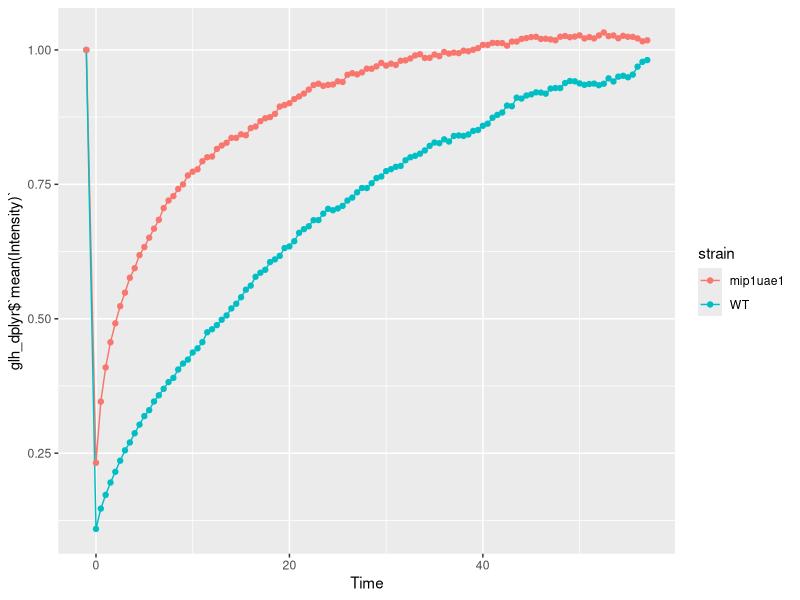
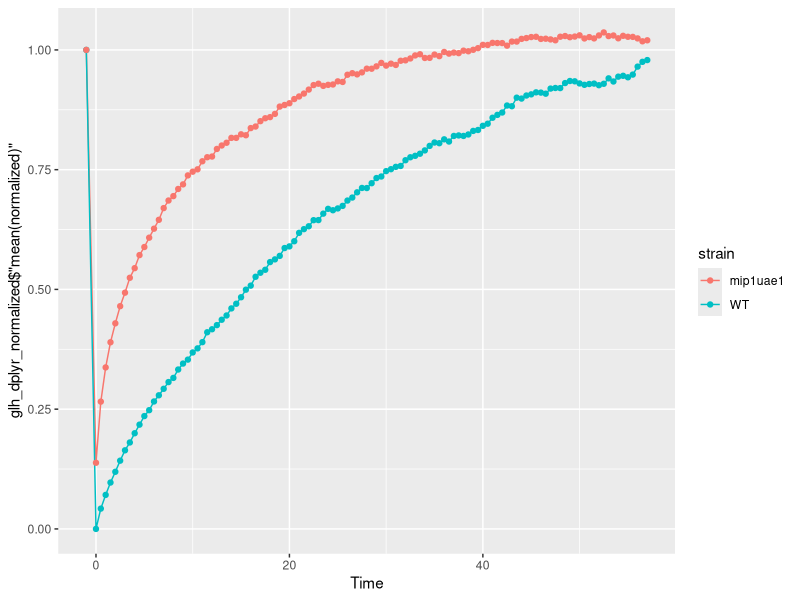
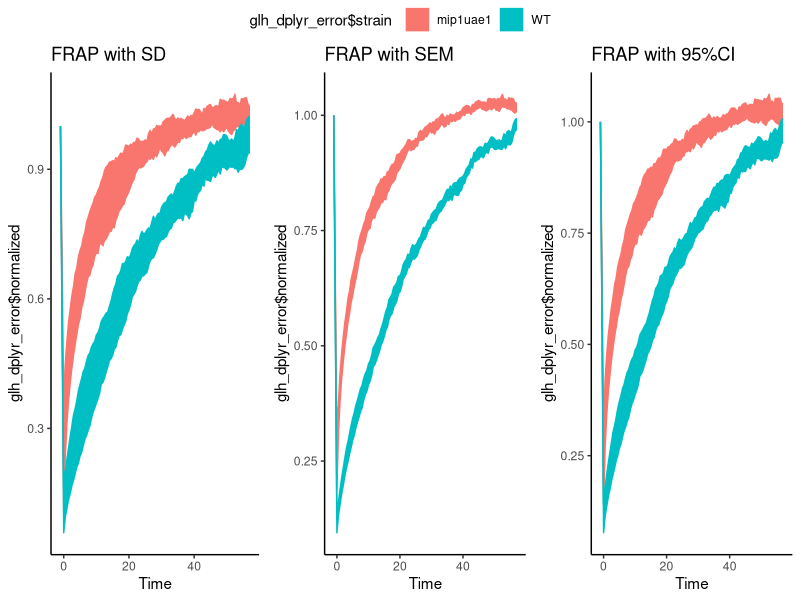
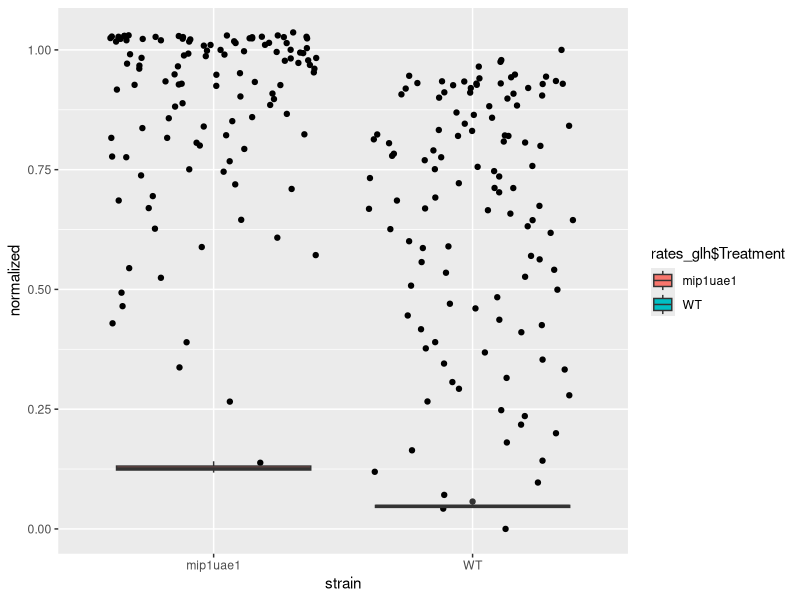
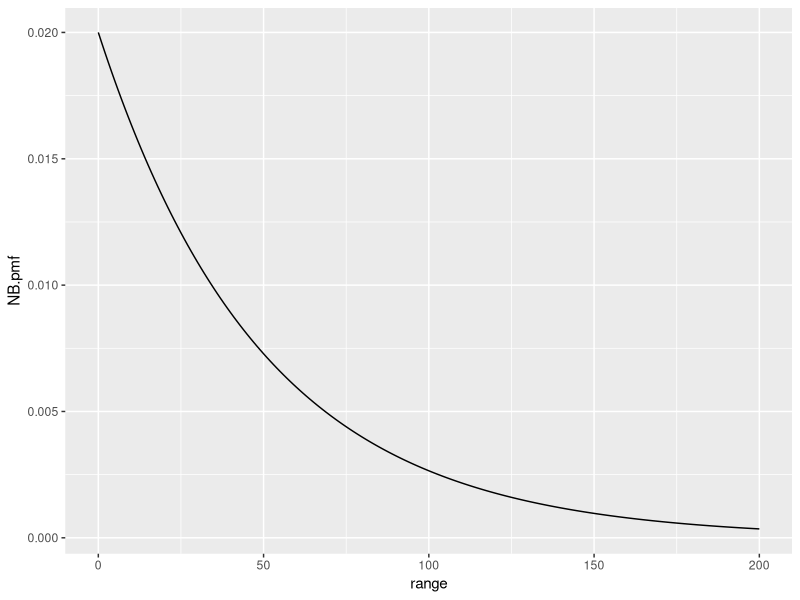
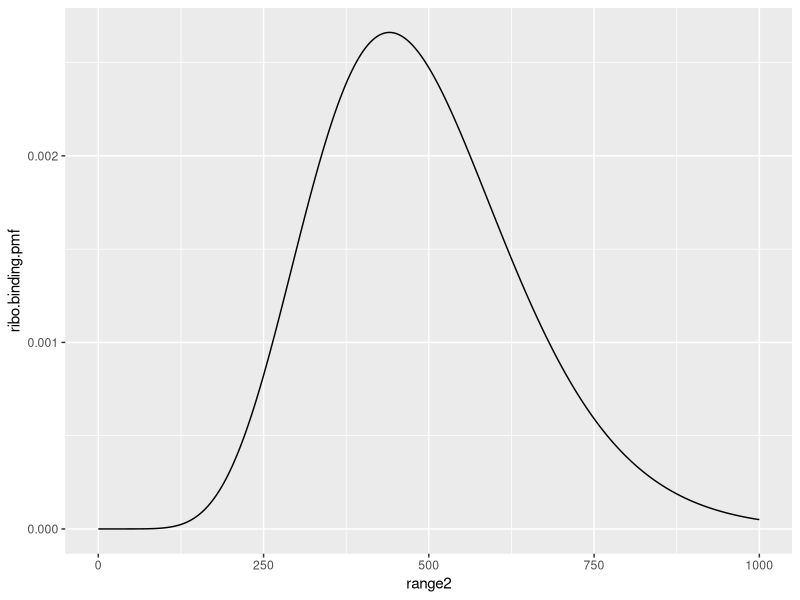
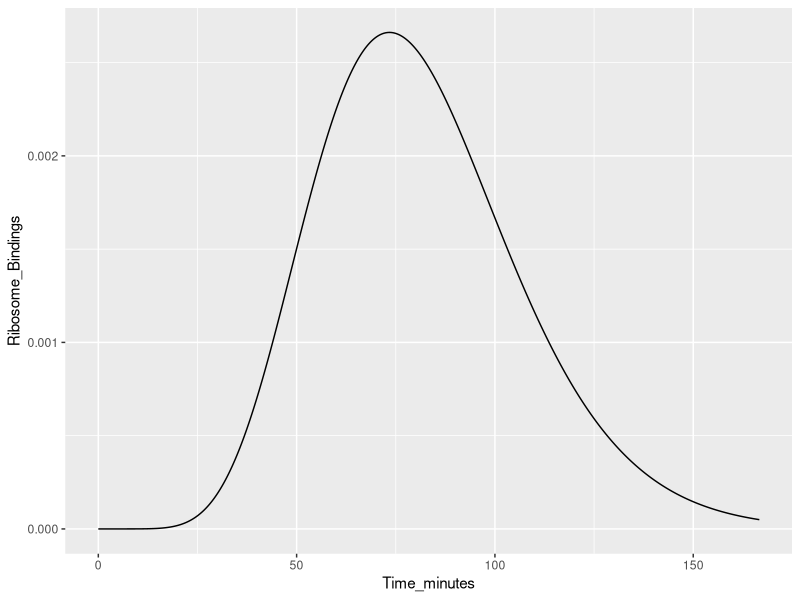
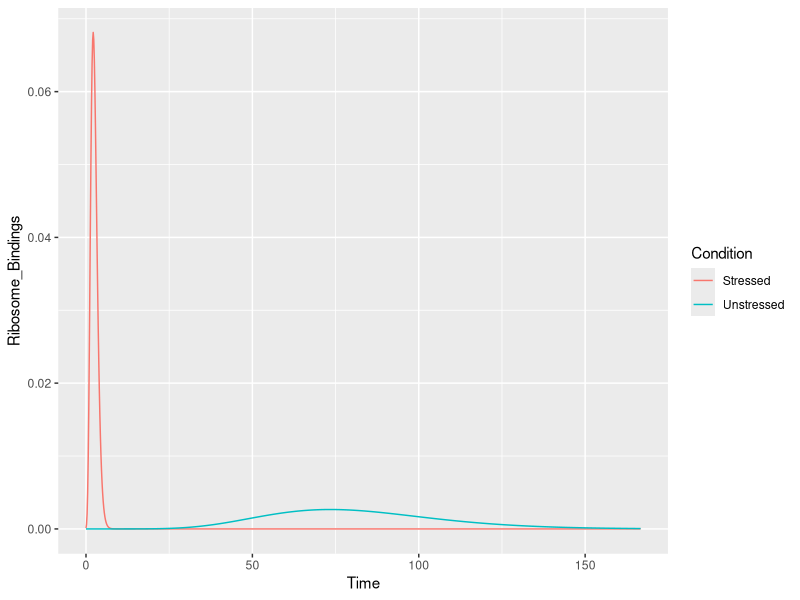

Reproduce these figures in R, in order.
## ---- chunk 1
knitr::opts_chunk$set(echo = TRUE)
library(ggplot2)
library(dplyr)
library(ggpubr)
## ---- chunk 2
glh_frap = read.csv("glh_frap.csv", header = TRUE)
head(glh_frap)
## ---- chunk 3
# summary table
glh_dplyr = glh_frap %>% 
  group_by(Time, strain) %>% 
  summarize(mean(Intensity))
glh_dplyr

# plot
ggplot(data = glh_dplyr, aes(x = Time, y = glh_dplyr$`mean(Intensity)`, color = strain)) +
  geom_line() +
  geom_point()
## ---- chunk 4
# normalization function
normalize = function(x) {
  normalized = (x - min(x))/(1 - min(x))
  return(normalized)
}
normalized.data = normalize(glh_dplyr$'mean(Intensity)')
## ---- chunk 5
# add normalized intensity column
glh_dplyr$normalized = cbind(normalized.data)

## ---- chunk 6
# summary table
glh_dplyr_normalized = glh_dplyr %>% 
  group_by(Time, strain) %>% 
  summarize(mean(normalized))
glh_dplyr_normalized

# plot
ggplot(data = glh_dplyr_normalized, aes(x = Time, y = glh_dplyr_normalized$"mean(normalized)", color = strain)) +
  geom_line() +
  geom_point()
## ---- chunk 7
# summary table with columns for mean, SD, SEM, and number of replicates
glh_dplyr_error = glh_frap %>% 
  group_by(Time, strain) %>% 
  summarize(mean = mean(Intensity),
            sd = sd(Intensity),se = sd(Intensity)/sqrt(length(Intensity)), 
            repeats = length(Intensity))
glh_dplyr_error
glh_dplyr_error$normalized = cbind(normalized.data)
## ---- chunk 8
# SD.upper and SD.lower
glh_dplyr_error$sd_lower = (glh_dplyr_error$mean - glh_dplyr_error$sd)
glh_dplyr_error$sd_upper = (glh_dplyr_error$mean + glh_dplyr_error$sd)

# SE.upper and SE.lower
glh_dplyr_error$se_lower = (glh_dplyr_error$mean - glh_dplyr_error$se)
glh_dplyr_error$se_upper = (glh_dplyr_error$mean + glh_dplyr_error$se)

# CI.upper and CI.lower
glh_dplyr_error$t_0.975 = qt(p = 0.975, df = (glh_dplyr_error$repeats)-1)
glh_dplyr_error$ci_lower = (glh_dplyr_error$mean - (glh_dplyr_error$se * glh_dplyr_error$t_0.975))
glh_dplyr_error$ci_upper = (glh_dplyr_error$mean + (glh_dplyr_error$se * glh_dplyr_error$t_0.975))

## ---- chunk 9
# SD plot
sd.plot = ggplot(data = glh_dplyr_error, aes(x = Time, y = glh_dplyr_error$normalized, color = glh_dplyr_error$strain)) +
  geom_ribbon(aes(ymin = glh_dplyr_error$sd_lower, ymax = glh_dplyr_error$sd_upper, fill = glh_dplyr_error$strain)) +
  theme_classic() +
  ggtitle("FRAP with SD")


# SEM plot
se.plot = ggplot(data = glh_dplyr_error, aes(x = Time, y = glh_dplyr_error$normalized, color = glh_dplyr_error$strain)) +
  geom_ribbon(aes(ymin = glh_dplyr_error$se_lower, ymax = glh_dplyr_error$se_upper, fill = glh_dplyr_error$strain)) +
  theme_classic() +
  ggtitle("FRAP with SEM")


# 95%CI plot
ci.plot = ggplot(data = glh_dplyr_error, aes(x = Time, y = glh_dplyr_error$normalized, color = glh_dplyr_error$strain)) +
  geom_ribbon(aes(ymin = glh_dplyr_error$ci_lower, ymax = glh_dplyr_error$ci_upper, fill = glh_dplyr_error$strain)) +
  theme_classic() +
  ggtitle("FRAP with 95%CI")


ggarrange(sd.plot, se.plot, ci.plot, nrow=1, common.legend=TRUE)
## ---- chunk 10
# load FRAP rates
rates_glh = read.csv("rates_glh.csv", header = TRUE)
# make the plot
ggplot(data = glh_dplyr_error, aes(x = strain, 
                                   y = normalized)) +
  geom_jitter() +
  geom_boxplot(data = rates_glh, aes(x = rates_glh$Treatment, y = rates_glh$Rate, fill = rates_glh$Treatment))
## ---- chunk 11
# get WT and mutant rates separately
WT.rates  = c(rates_glh$Rate[1:12])
mut.rates = c(rates_glh$Rate[13:22])

# test for significance
t.test(mut.rates, WT.rates, var.equal = F)
## ---- chunk 12
# Create the "ideal" NB probability mass function over the range x=0:200.
pSuccess = 0.02
pFailure = 0.98

NB.pmf = dnbinom(0:200, size = 1, 0.02)
range = c(0:200)

# Create a data frame with two columns: the range vector, and
# the corresponding PMF values.
my_distr = data.frame(x = range, y = NB.pmf)

# Make a density plot (the range goes on the x-axis, the density goes on the y-axis).
ggplot(data = my_distr, aes(x = range, y = NB.pmf)) +
  geom_line()
## ---- chunk 13
# Create the probability mass function over the range 0:1000 (ribosome bindings)
# for r=10 "successes"
ribo.binding.pmf = dnbinom(0:1000, size = 10, 0.02)
range2 = c(0:1000)

# Create a data.frame with the data
my_distr_ribo = data.frame(attempts = range2, Ribosome_Bindings = ribo.binding.pmf)

# Make a density plot 
ggplot(data = my_distr_ribo, aes(x = range2, y = ribo.binding.pmf)) +
  geom_line()
## ---- chunk 14
# Add a Time column to this data frame giving the number of minutes to activation.
my_distr_ribo$Time_minutes = (my_distr_ribo$attempts)/6

# Make a density plot of the TIME to activate the response
ggplot(data = my_distr_ribo, aes(x = Time_minutes, y = Ribosome_Bindings)) +
  geom_line()

## ---- chunk 15
# First, add a 'Condition' column to the "activated" data frame and set it to
# "Unstressed"
my_distr_unstressed = data.frame(Ribosome_Bindings = my_distr_ribo$Ribosome_Bindings,
                                 Time = (range2)/6,
                                 Condition = c("Unstressed"))

# Create the PMF for the stressed condition over the range 0:1000 ribosome bindings
ribo.stressed.pmf = dnbinom(0:1000, size = 10, 0.4)

# Create a data.frame with the data for the stressed condition.
# Add columns for Ribosome_Bindings, Time, and Condition.
my_distr_stressed = data.frame(Ribosome_Bindings = c(ribo.stressed.pmf),
                               Time = (range2)/6,
                               Condition = c("Stressed"))

# Row bind the unstressed and stressed data to create a full data set.
full.data = rbind(my_distr_unstressed, my_distr_stressed)

# Make a combined density plot with 'Time' as the independent variable, and
# map the color to Condition.
ggplot(data = full.data, aes(x = Time, y = Ribosome_Bindings, color = Condition)) +
  geom_line()
